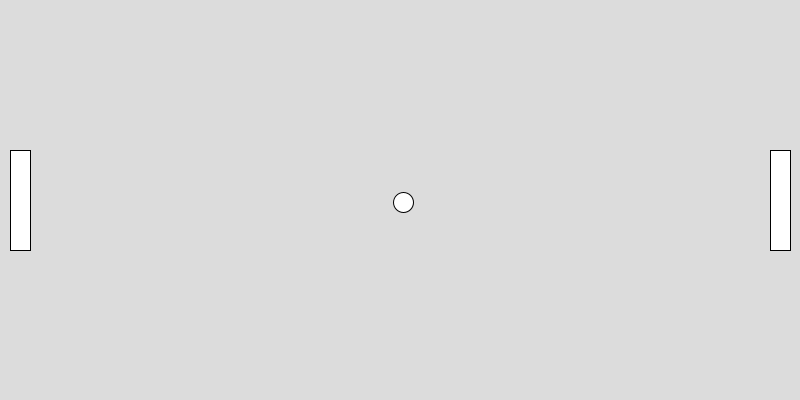
Frame 1 (no input)
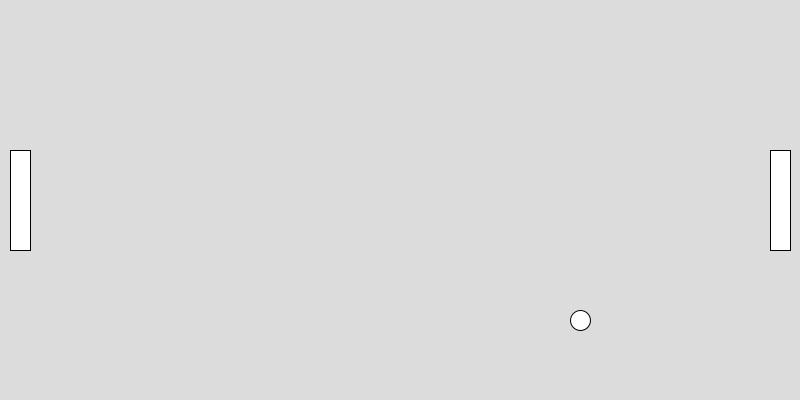
Frame 60 (the mouse pressed at the canvas centre just before this capture)
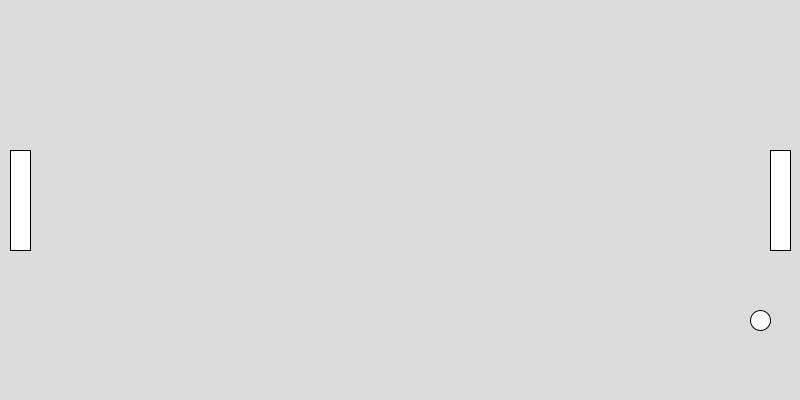
Frame 120 (the mouse held since frame 60 and released just before this capture)

The Processing sketch that drew these frames (run headless with seeded random() and noise(); from frame 60 on, the mouse is pressed at the canvas centre):

// Processing sketch: BASIC_PONG
// ── BASIC_PONG.pde
//James McGuigan

int ballSize = 20; 
int ballX, ballY; 
float ballSpeedX, ballSpeedY; 
int rectWidth = 20;
int rectHeight = 100; 
int rect1X, rect1Y, rect2X, rect2Y; 
int rectSpeed = 5; 
boolean moveRect1Up, moveRect1Down, moveRect2Up, moveRect2Down; 

void setup() 
{
  size(800, 400); 
  
  ballX = width / 2;
  ballY = height / 2;
  ballSpeedX = random(2, 4);
  ballSpeedY = random(2, 4);
  
  rect1X = 10;
  rect1Y = height / 2 - rectHeight / 2;
  rect2X = width - 10 - rectWidth;
  rect2Y = height / 2 - rectHeight / 2;
}

void draw() 
{
  background(220);
  
  rect(rect1X, rect1Y, rectWidth, rectHeight);
  rect(rect2X, rect2Y, rectWidth, rectHeight);
  
  ballX += ballSpeedX;
  ballY += ballSpeedY;
  

  if (ballX - ballSize / 2 < rect1X + rectWidth && ballX + ballSize / 2 > rect1X && ballY > rect1Y && ballY < rect1Y + rectHeight) 
  {
    ballSpeedX *= -1;
  }
  
  if (ballX - ballSize / 2 < rect2X + rectWidth 
  && ballX + ballSize / 2 > rect2X && ballY > rect2Y 
  && ballY < rect2Y + rectHeight) 
  {
    ballSpeedX *= -1;
  }
  

  if (ballX - ballSize / 2 < 0 || ballX + ballSize / 2 > width)
  {
    ballSpeedX *= -1;
  }
  
  if (ballY - ballSize / 2 < 0 || ballY + ballSize / 2 > height) 
  {
    ballSpeedY *= -1;
  }
  

  ellipse(ballX, ballY, ballSize, ballSize);
  

  if (moveRect1Up && rect1Y > 0)
  {
    rect1Y -= rectSpeed;
  }
  if (moveRect1Down && rect1Y + rectHeight < height) 
  {
    rect1Y += rectSpeed;
  }
  if (moveRect2Up && rect2Y > 0) 
  {
    rect2Y -= rectSpeed;
  }
  if (moveRect2Down && rect2Y + rectHeight < height) 
  {
    rect2Y += rectSpeed;
  }
}


void keyPressed() 
{
  if (key == 'w') 
  {
    moveRect1Up = true;
  }
  if (key == 's') {
    moveRect1Down = true;
  }
  if (key == 'i') {
    moveRect2Up = true;
  }
  if (key == 'k') {
    moveRect2Down = true;
  }
}

// Key release events
void keyReleased() 
{
  if (key == 'w') 
  {
    moveRect1Up = false;
  }
  if (key == 's') {
    moveRect1Down = false;
  }
  if (key == 'i') {
    moveRect2Up = false;
  }
  if (key == 'k') {
    moveRect2Down = false;
  }
}
